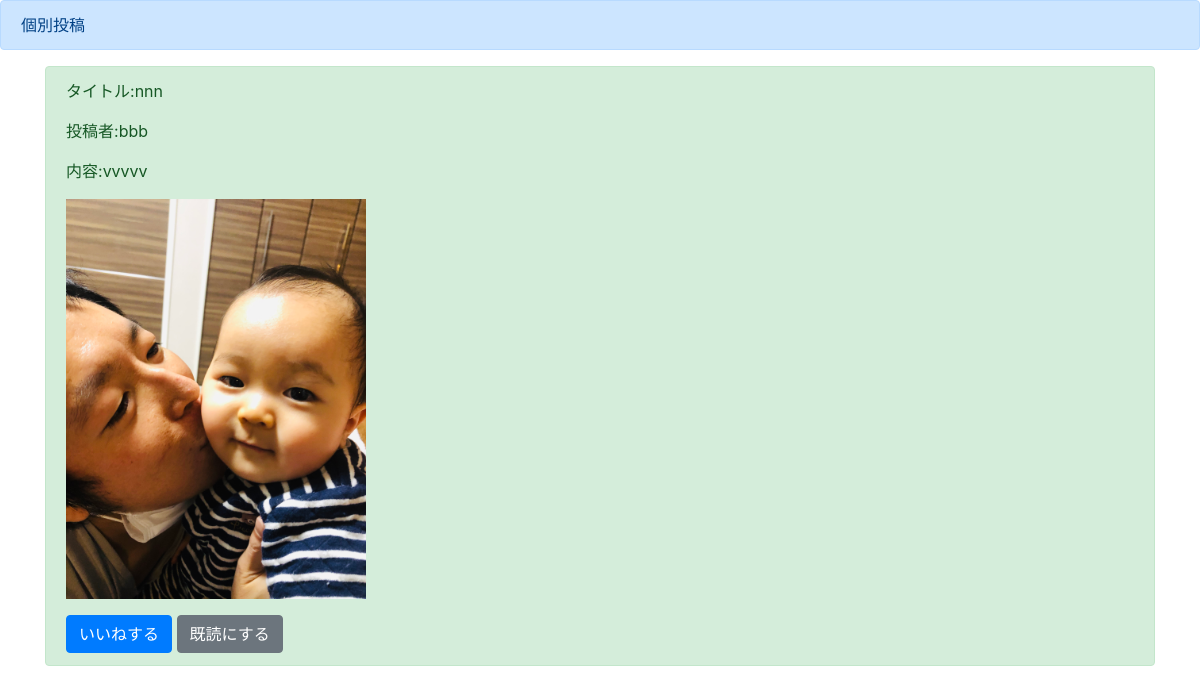
The app's page /detail/8 with its own data.
### boardapp/models.py (models this page shows, shortened)
class BoardModel(models.Model) :
    title = models.CharField(max_length=100)
    content = models.TextField()
    author = models.CharField(max_length=100)
    images = models.ImageField(upload_to="")
    good = models.IntegerField(null=True, blank=True, default=0)
    read = models.IntegerField(null=True, blank=True, default=0)
    readtext = models.CharField(max_length=200,null=True, blank=True, default="a")

### boardapp/views.py (the view)
# urls.py: path("detail/<int:pk>",detailfunc,name="detail"),
def detailfunc(request,pk) :
    object = BoardModel.objects.get(pk=pk)
    return render(request,"detail.html",{"object":object})

### templates/detail.html (shortened to what this page needs)
{% extends "base.html" %}
{% block header %}
<div class="alert alert-primary" role="alert">
 個別投稿
</div>
{% endblock header %}
{% block content %}
<div class="container">
  <div class="alert alert-success" role="alert">
    <p>タイトル:{{object.title}}</p>
    <p>投稿者:{{object.author}}</p>
    <p>内容:{{object.content}}</p>
    <p><img src ="{{object.images.url}}" width=300></p>
    <a href="{% url "good" object.pk %}" class="btn btn-primary" role="button" aria-pressed="true">いいねする</a>
    <a href="{% url "read" object.pk %}" class="btn btn-secondary" role="button" aria-pressed="true">既読にする</a>
  </div>
</div>
{% endblock content %}

### records on screen
BoardModel: title "nnn", author "bbb", content "vvvvv", images (picture)
